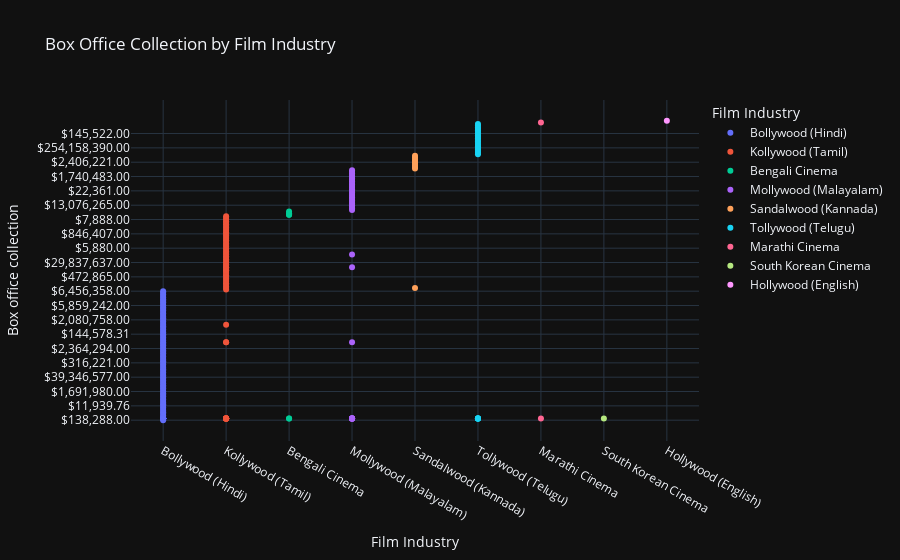

Notebook source saved alongside this figure:
### Code cell
fig = px.scatter(file,y='Box office collection',x='Film Industry',color='Film Industry',title='Box Office Collection by Film Industry')
fig.show()

### Figure 1 — Plotly figure (JSON) as saved in the notebook; plotly's stock layout.template omitted (floating-point values rounded to 4 significant figures)
{"data": [{"hovertemplate": "Film Industry=%{x}<br>Box office collection=%{y}<extra></extra>", "legendgroup": "Bollywood (Hindi)", "marker": {"color": "#636efa", "symbol": "circle"}, "mode": "markers", "name": "Bollywood (Hindi)", "orientation": "v", "showlegend": true, "type": "scatter", "x": ["Bollywood (Hindi)", "Bollywood (Hindi)", "Bollywood (Hindi)", "Bollywood (Hindi)", "Bollywood (Hindi)", "Bollywood (Hindi)", "Bollywood (Hindi)", "Bollywood (Hindi)", "Bollywood (Hindi)", "Bollywood (Hindi)", "Bollywood (Hindi)", "Bollywood (Hindi)", "Bollywood (Hindi)", "Bollywood (Hindi)", "Bollywood (Hindi)", "Bollywood (Hindi)", "Bollywood (Hindi)", "Bollywood (Hindi)", "Bollywood (Hindi)", "Bollywood (Hindi)", "Bollywood (Hindi)", "Bollywood (Hindi)", "Bollywood (Hindi)", "Bollywood (Hindi)", "Bollywood (Hindi)", "Bollywood (Hindi)", "Bollywood (Hindi)", "Bollywood (Hindi)", "Bollywood (Hindi)", "Bollywood (Hindi)", "Bollywood (Hindi)", "Bollywood (Hindi)", "Bollywood (Hindi)", "Bollywood (Hindi)", "Bollywood (Hindi)", "Bollywood (Hindi)", "Bollywood (Hindi)", "Bollywood (Hindi)", "Bollywood (Hindi)", "Bollywood (Hindi)", "Bollywood (Hindi)", "Bollywood (Hindi)", "Bollywood (Hindi)", "Bollywood (Hindi)", "Bollywood (Hindi)", "Bollywood (Hindi)", "Bollywood (Hindi)", "Bollywood (Hindi)", "Bollywood (Hindi)", "Bollywood (Hindi)", "Bollywood (Hindi)", "Bollywood (Hindi)", "Bollywood (Hindi)", "Bollywood (Hindi)", "Bollywood (Hindi)", "Bollywood (Hindi)", "Bollywood (Hindi)", "Bollywood (Hindi)", "Bollywood (Hindi)", "Bollywood (Hindi)", "Bollywood (Hindi)", "Bollywood (Hindi)", "Bollywood (Hindi)", "Bollywood (Hindi)", "Bollywood (Hindi)", "Bollywood (Hindi)", "Bollywood (Hindi)", "Bollywood (Hindi)", "Bollywood (Hindi)", "Bollywood (Hindi)", "Bollywood (Hindi)", "Bollywood (Hindi)", "Bollywood (Hindi)", "Bollywood (Hindi)", "Bollywood (Hindi)", "Bollywood (Hindi)", "Bollywood (Hindi)", "Bollywood (Hindi)", "Bollywood (Hindi)", "Bollywood (Hindi)", "Bollywood (Hindi)", "Bollywood (Hindi)", "Bollywood (Hindi)", "Bollywood (Hindi)", "Bollywood (Hindi)", "Bollywood (Hindi)", "Bollywood (Hindi)", "Bollywood (Hindi)", "Bollywood (Hindi)", "Bollywood (Hindi)", "Bollywood (Hindi)", "Bollywood (Hindi)", "Bollywood (Hindi)", "Bollywood (Hindi)", "Bollywood (Hindi)", "Bollywood (Hindi)", "Bollywood (Hindi)", "Bollywood (Hindi)", "Bollywood (Hindi)", "Bollywood (Hindi)", "Bollywood (Hindi)", "Bollywood (Hindi)"], "xaxis": "x", "y": ["$138,288.00", " NIL", "$60,262,836.00", "$1,610,897.00", "$398,615.00", "$21,897,373.00", "$108,886.00", "$303,723,636.00", " NIL", "$40,194.00", " NIL", "$11,939.76", "$4,384,642.00", "$17,551,296.00", " NIL", " NIL", "$5,192,743.00", "$62,475,342.00", "$377,803.00", " NIL", "$3,137,716.00", "$1,953,889.00", "$3,311,391.00", "$1,691,980.00", "$40,311.00", " NIL", "$21,505,244.00", "$1,266,341.00", "$100,370,104.00", "$1,724,806.00", "$288,733.00", "$6,879,098.00", " NIL", " NIL", "$4,490,134.00", "$39,346,577.00", "$434,862.00", " NIL", "$734,514.00", "$12,140,087.00", "$502,391.00", "$459,234.00", "$651,748.00", "$17,897,527.00", " NIL", "$10,800,778.00", "$316,221.00", " NIL", "$3,256,911.00", "$121,126,188.00", "$180,180.00", "$16,466,144.00", " NIL", "$129,916.00", "$161,434.00", "$75,690.00", " NIL", "$647,074.00", "$2,364,294.00", " NIL", "$1,404,307.00", " NIL", "$81,367.00", " NIL", "$327.00", "$843,373.49", "$65,317.00", "$1,475,000.00", "$26,125,610.00", "$28,299,498.00", "$144,578.31", "$10,065,630.00", "$42,345,360.00", "$1,325,301.20", "$4,047,969.00", "$140,981.00", "$963,855.42", "$28,903,047.00", "$13,200,241.00", "$2,080,758.00", "$29,045,020.00", "$41,635,636.00", "$151,226.00", "$24,701,637.00", "$1,109,943.00", "$10,299,150.00", "$517,575.00", "$11,533,057.00", "$5,859,242.00", " NIL", "$11,621,785.00", "$1,875,477.00", "$3,614,457.83", "$9,323,484.00", "$371,226.00", "$1,241,102.00", " NIL", "$6,887,221.00", "$71,369.00", "$6,456,358.00", " NIL", " NIL"], "yaxis": "y"}, {"hovertemplate": "Film Industry=%{x}<br>Box office collection=%{y}<extra></extra>", "legendgroup": "Kollywood (Tamil)", "marker": {"color": "#EF553B", "symbol": "circle"}, "mode": "markers", "name": "Kollywood (Tamil)", "orientation": "v", "showlegend": true, "type": "scatter", "x": ["Kollywood (Tamil)", "Kollywood (Tamil)", "Kollywood (Tamil)", "Kollywood (Tamil)", "Kollywood (Tamil)", "Kollywood (Tamil)", "Kollywood (Tamil)", "Kollywood (Tamil)", "Kollywood (Tamil)", "Kollywood (Tamil)", "Kollywood (Tamil)", "Kollywood (Tamil)", "Kollywood (Tamil)", "Kollywood (Tamil)", "Kollywood (Tamil)", "Kollywood (Tamil)", "Kollywood (Tamil)", "Kollywood (Tamil)", "Kollywood (Tamil)", "Kollywood (Tamil)", "Kollywood (Tamil)", "Kollywood (Tamil)", "Kollywood (Tamil)", "Kollywood (Tamil)", "Kollywood (Tamil)", "Kollywood (Tamil)", "Kollywood (Tamil)", "Kollywood (Tamil)", "Kollywood (Tamil)", "Kollywood (Tamil)", "Kollywood (Tamil)", "Kollywood (Tamil)", "Kollywood (Tamil)", "Kollywood (Tamil)", "Kollywood (Tamil)", "Kollywood (Tamil)", "Kollywood (Tamil)", "Kollywood (Tamil)", "Kollywood (Tamil)", "Kollywood (Tamil)", "Kollywood (Tamil)", "Kollywood (Tamil)", "Kollywood (Tamil)", "Kollywood (Tamil)", "Kollywood (Tamil)", "Kollywood (Tamil)", "Kollywood (Tamil)", "Kollywood (Tamil)", "Kollywood (Tamil)", "Kollywood (Tamil)", "Kollywood (Tamil)", "Kollywood (Tamil)", "Kollywood (Tamil)", "Kollywood (Tamil)", "Kollywood (Tamil)", "Kollywood (Tamil)", "Kollywood (Tamil)", "Kollywood (Tamil)", "Kollywood (Tamil)", "Kollywood (Tamil)", "Kollywood (Tamil)", "Kollywood (Tamil)", "Kollywood (Tamil)", "Kollywood (Tamil)"], "xaxis": "x", "y": ["$975,543.00", "$120,481.93", " NIL", " NIL", "$1,807,228.92", "$616,333.00", "$1,943.00", "$522,938.00", " NIL", "$379,728.00", " NIL", " NIL", "$3,373,493.98", " NIL", "$472,865.00", "$2,409,638.55", " NIL", "$3,417.00", " NIL", "$273,191.00", "$6,024,096.39", " NIL", "$546,792.00", "$602,409.64", "$400,000.00", "$843,373.49", "$4,652.00", "$29,837,637.00", "$24,274.00", "$246,551.00", "$843,373.49", "$5,746,385.54", " NIL", "$238,484.00", "$3,012,048.19", "$963,855.42", "$4,216,867.47", " NIL", " NIL", "$118,072.29", "$184.00", "$5,880.00", "$5,301,204.82", "$96,878.00", "$921,007.00", "$7,664.00", "$4,997.00", "$96,385.54", "$1,204,819.28", "$565,759.00", "$846,407.00", "$366,674.00", "$350,534.00", "$292,732.00", "$180,722.89", "$279,408.00", "$274,675.00", "$3,817,585.00", "$158,787.00", "$7,888.00", "$602,409.64", "$6,024,096.39", "$2,130,470.00", "$163,961.00"], "yaxis": "y"}, {"hovertemplate": "Film Industry=%{x}<br>Box office collection=%{y}<extra></extra>", "legendgroup": "Bengali Cinema", "marker": {"color": "#00cc96", "symbol": "circle"}, "mode": "markers", "name": "Bengali Cinema", "orientation": "v", "showlegend": true, "type": "scatter", "x": ["Bengali Cinema", "Bengali Cinema", "Bengali Cinema", "Bengali Cinema", "Bengali Cinema", "Bengali Cinema"], "xaxis": "x", "y": ["$134,241.00", "$134,241.00", "$135,342.00", " NIL", " NIL", "$3,247.00"], "yaxis": "y"}, {"hovertemplate": "Film Industry=%{x}<br>Box office collection=%{y}<extra></extra>", "legendgroup": "Mollywood (Malayalam)", "marker": {"color": "#ab63fa", "symbol": "circle"}, "mode": "markers", "name": "Mollywood (Malayalam)", "orientation": "v", "showlegend": true, "type": "scatter", "x": ["Mollywood (Malayalam)", "Mollywood (Malayalam)", "Mollywood (Malayalam)", "Mollywood (Malayalam)", "Mollywood (Malayalam)", "Mollywood (Malayalam)", "Mollywood (Malayalam)", "Mollywood (Malayalam)", "Mollywood (Malayalam)", "Mollywood (Malayalam)", "Mollywood (Malayalam)", "Mollywood (Malayalam)", "Mollywood (Malayalam)", "Mollywood (Malayalam)", "Mollywood (Malayalam)", "Mollywood (Malayalam)", "Mollywood (Malayalam)", "Mollywood (Malayalam)", "Mollywood (Malayalam)", "Mollywood (Malayalam)", "Mollywood (Malayalam)", "Mollywood (Malayalam)", "Mollywood (Malayalam)", "Mollywood (Malayalam)", "Mollywood (Malayalam)", "Mollywood (Malayalam)", "Mollywood (Malayalam)", "Mollywood (Malayalam)", "Mollywood (Malayalam)", "Mollywood (Malayalam)", "Mollywood (Malayalam)", "Mollywood (Malayalam)", "Mollywood (Malayalam)", "Mollywood (Malayalam)", "Mollywood (Malayalam)", "Mollywood (Malayalam)", "Mollywood (Malayalam)", "Mollywood (Malayalam)"], "xaxis": "x", "y": [" NIL", "$843,373.49", "$1,312,005.00", "$181,001.00", " NIL", "$3,841.00", " NIL", "$13,076,265.00", "$180,217.00", "$7,228,915.66", " NIL", "$9,400,000.00", " NIL", "$62,313.00", "$586,973.00", "$3,784,106.00", "$3,135,150.00", "$2,973,347.00", "$22,361.00", "$4,547,765.00", "$2,178.00", " NIL", "$185,586.00", "$5,088,713.00", "$46,083.00", "$803,887.00", "$957.00", "$884,267.00", " NIL", "$1,740,483.00", "$10,230.00", " NIL", "$1,106,211.00", "$602,409.64", "$3,012,048.19", " NIL", "$661,915.00", "$44,990.00"], "yaxis": "y"}, {"hovertemplate": "Film Industry=%{x}<br>Box office collection=%{y}<extra></extra>", "legendgroup": "Sandalwood (Kannada)", "marker": {"color": "#FFA15A", "symbol": "circle"}, "mode": "markers", "name": "Sandalwood (Kannada)", "orientation": "v", "showlegend": true, "type": "scatter", "x": ["Sandalwood (Kannada)", "Sandalwood (Kannada)", "Sandalwood (Kannada)", "Sandalwood (Kannada)", "Sandalwood (Kannada)", "Sandalwood (Kannada)", "Sandalwood (Kannada)", "Sandalwood (Kannada)", "Sandalwood (Kannada)", "Sandalwood (Kannada)"], "xaxis": "x", "y": ["$7,523,995.00", "$61,445.78", "$6,421,597.00", "$37,253.00", "$2,406,221.00", "$253,012.05", "$120,481.93", "$89,123,940.00", "$12,195.00", "$5,138,042.00"], "yaxis": "y"}, {"hovertemplate": "Film Industry=%{x}<br>Box office collection=%{y}<extra></extra>", "legendgroup": "Tollywood (Telugu)", "marker": {"color": "#19d3f3", "symbol": "circle"}, "mode": "markers", "name": "Tollywood (Telugu)", "orientation": "v", "showlegend": true, "type": "scatter", "x": ["Tollywood (Telugu)", "Tollywood (Telugu)", "Tollywood (Telugu)", "Tollywood (Telugu)", "Tollywood (Telugu)", "Tollywood (Telugu)", "Tollywood (Telugu)", "Tollywood (Telugu)", "Tollywood (Telugu)", "Tollywood (Telugu)", "Tollywood (Telugu)", "Tollywood (Telugu)", "Tollywood (Telugu)", "Tollywood (Telugu)", "Tollywood (Telugu)", "Tollywood (Telugu)", "Tollywood (Telugu)", "Tollywood (Telugu)", "Tollywood (Telugu)", "Tollywood (Telugu)", "Tollywood (Telugu)", "Tollywood (Telugu)", "Tollywood (Telugu)", "Tollywood (Telugu)", "Tollywood (Telugu)", "Tollywood (Telugu)"], "xaxis": "x", "y": [" NIL", "$204,669.00", " NIL", "$2,208,029.00", " NIL", "$4,454.00", "$279,078.00", "$254,158,390.00", " NIL", "$36,144.58", "$90,361.45", "$551,820.00", "$210,780.00", " NIL", "$62,744.00", "$132,530.12", " NIL", "$4,961,424.00", "$24,548,038.00", "$145,522.00", "$7,124.00", "$93,651.00", "$1,566,265.06", "$11,764.00", "$28,369.00", "$361,445.78"], "yaxis": "y"}, {"hovertemplate": "Film Industry=%{x}<br>Box office collection=%{y}<extra></extra>", "legendgroup": "Marathi Cinema", "marker": {"color": "#FF6692", "symbol": "circle"}, "mode": "markers", "name": "Marathi Cinema", "orientation": "v", "showlegend": true, "type": "scatter", "x": ["Marathi Cinema", "Marathi Cinema"], "xaxis": "x", "y": ["$633.00", " NIL"], "yaxis": "y"}, {"hovertemplate": "Film Industry=%{x}<br>Box office collection=%{y}<extra></extra>", "legendgroup": "South Korean Cinema", "marker": {"color": "#B6E880", "symbol": "circle"}, "mode": "markers", "name": "South Korean Cinema", "orientation": "v", "showlegend": true, "type": "scatter", "x": ["South Korean Cinema"], "xaxis": "x", "y": [" NIL"], "yaxis": "y"}, {"hovertemplate": "Film Industry=%{x}<br>Box office collection=%{y}<extra></extra>", "legendgroup": "Hollywood (English)", "marker": {"color": "#FF97FF", "symbol": "circle"}, "mode": "markers", "name": "Hollywood (English)", "orientation": "v", "showlegend": true, "type": "scatter", "x": ["Hollywood (English)"], "xaxis": "x", "y": ["$140,853,810.00"], "yaxis": "y"}], "layout": {"legend": {"title": {"text": "Film Industry"}, "tracegroupgap": 0}, "title": {"text": "Box Office Collection by Film Industry"}, "xaxis": {"anchor": "y", "categoryarray": ["Bollywood (Hindi)", "Kollywood (Tamil)", "Bengali Cinema", "Mollywood (Malayalam)", "Sandalwood (Kannada)", "Tollywood (Telugu)", "Marathi Cinema", "South Korean Cinema", "Hollywood (English)"], "categoryorder": "array", "domain": [0, 1], "title": {"text": "Film Industry"}}, "yaxis": {"anchor": "x", "domain": [0, 1], "title": {"text": "Box office collection"}}}}
